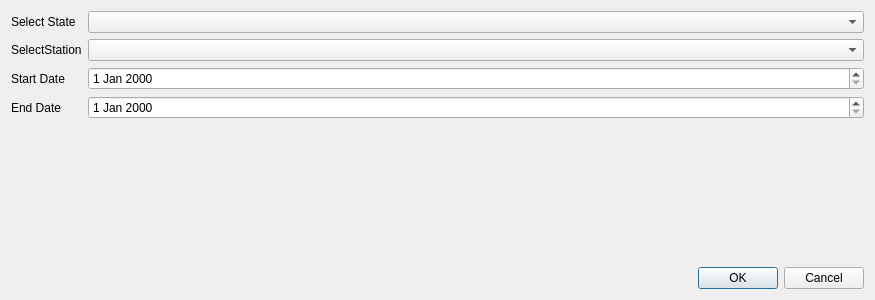
<?xml version="1.0" encoding="UTF-8"?>
<ui version="4.0">
 <class>HydroDownloaderDlg</class>
 <widget class="QDialog" name="HydroDownloaderDlg">
  <property name="geometry">
   <rect>
    <x>0</x>
    <y>0</y>
    <width>875</width>
    <height>300</height>
   </rect>
  </property>
  <property name="windowTitle">
   <string>Dialog</string>
  </property>
  <layout class="QVBoxLayout" name="verticalLayout">
   <item>
    <layout class="QFormLayout" name="formLayout">
     <item row="1" column="0">
      <widget class="QLabel" name="label">
       <property name="text">
        <string>SelectStation</string>
       </property>
      </widget>
     </item>
     <item row="1" column="1">
      <widget class="QComboBox" name="SelectStationcomboBox"/>
     </item>
     <item row="0" column="0">
      <widget class="QLabel" name="label_2">
       <property name="text">
        <string>Select State</string>
       </property>
      </widget>
     </item>
     <item row="0" column="1">
      <widget class="QComboBox" name="StatescomboBox"/>
     </item>
     <item row="2" column="1">
      <widget class="QDateEdit" name="dateEditStart"/>
     </item>
     <item row="2" column="0">
      <widget class="QLabel" name="label_3">
       <property name="text">
        <string>Start Date</string>
       </property>
      </widget>
     </item>
     <item row="3" column="0">
      <widget class="QLabel" name="label_4">
       <property name="text">
        <string>End Date</string>
       </property>
      </widget>
     </item>
     <item row="3" column="1">
      <widget class="QDateEdit" name="dateEditEnd"/>
     </item>
    </layout>
   </item>
   <item>
    <widget class="QDialogButtonBox" name="buttonBox">
     <property name="orientation">
      <enum>Qt::Horizontal</enum>
     </property>
     <property name="standardButtons">
      <set>QDialogButtonBox::Cancel|QDialogButtonBox::Ok</set>
     </property>
    </widget>
   </item>
  </layout>
 </widget>
 <resources/>
 <connections>
  <connection>
   <sender>buttonBox</sender>
   <signal>accepted()</signal>
   <receiver>HydroDownloaderDlg</receiver>
   <slot>accept()</slot>
   <hints>
    <hint type="sourcelabel">
     <x>248</x>
     <y>254</y>
    </hint>
    <hint type="destinationlabel">
     <x>157</x>
     <y>274</y>
    </hint>
   </hints>
  </connection>
  <connection>
   <sender>buttonBox</sender>
   <signal>rejected()</signal>
   <receiver>HydroDownloaderDlg</receiver>
   <slot>reject()</slot>
   <hints>
    <hint type="sourcelabel">
     <x>316</x>
     <y>260</y>
    </hint>
    <hint type="destinationlabel">
     <x>286</x>
     <y>274</y>
    </hint>
   </hints>
  </connection>
 </connections>
</ui>
